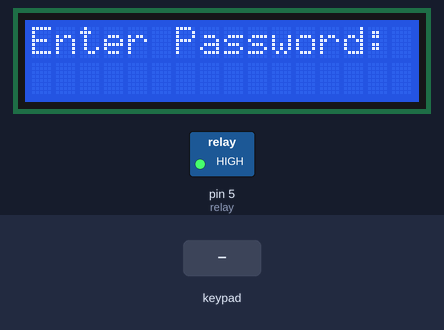
A sketch run on a simulated Arduino Uno, built with avr-gcc and run on an emulated ATmega328P. Shown: 16×2 character LCD, switched loads named in the sketch (green lamp = pin HIGH). The test bench sets the inputs (shaded band). Random numbers use the default seed unless the sketch sets one; the modem accepts every AT command (registered, SIM ready, sends succeed) and sends nothing else; what the sketch prints to the serial monitor is not drawn.

Above: at 1.2 s.
1.3 s: keypad keys 1 2 3 4 pressed 0.4 s apart
At 3.6 s:
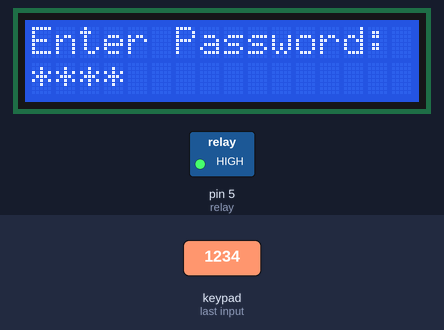
At 6.3 s:
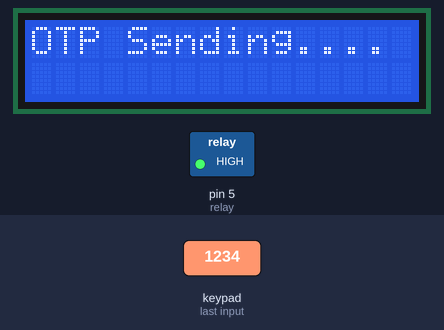
Timing chart, 0 to 7.8 s (numbered marks = the images above; inputs shaded):
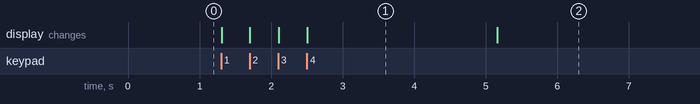

The sketch:

Program2.ino
```cpp
#include <LiquidCrystal.h>
#include <Keypad.h>
#include <SoftwareSerial.h>

LiquidCrystal lcd(12, 11, 7, 8, 9, 10); // LCD pins  ( rs, en, d4, d5, d6, d7 )
const int ROWS = 4;
const int COLS = 4;
char keys[ROWS][COLS] = {
  {'1', '2', '3', 'A'},
  {'4', '5', '6', 'B'},
  {'7', '8', '9', 'C'},
  {'*', '0', '#', 'D'}
};
byte rowPins[ROWS] = {A5, A4, A3, A2};
byte colPins[COLS] = {A1, A0, 3, 4};

Keypad keypad = Keypad(makeKeymap(keys), rowPins, colPins, ROWS, COLS);
SoftwareSerial mySerial(13, 6); // SIM800L Tx, Rx pins

String storedPassword = "1234"; // Change to your desired password
String otp ;
#define relay 5

void setup() {
  lcd.begin(16, 2);
  mySerial.begin(9600);
  Serial.begin(9600);
  pinMode(relay, OUTPUT);
  digitalWrite(relay , 1);
}


void sendSMS(String number , String message) {
  Serial.println("Initializing...");

  mySerial.println("AT"); //Once the handshake test is successful, it will back to OK
  updateSerial();

  mySerial.println("AT+CMGF=1"); // Configuring TEXT mode
  updateSerial();

  mySerial.println("AT+CMGS=\"" + number + "\"");//change ZZ with country code and xxxxxxxxxxx with phone number to sms
  updateSerial();

  mySerial.print(message); //text content
  updateSerial();

  mySerial.write(26);
}


void updateSerial()
{
  delay(500);
  while (Serial.available())
  {
    mySerial.write(Serial.read());//Forward what Serial received to Software Serial Port
  }
  while (mySerial.available())
  {
    Serial.write(mySerial.read());//Forward what Software Serial received to Serial Port
  }
}

String generateOTP() {
  randomSeed(millis());  // Seed the random number generator within the function
  String result = String(random(1111, 9999));
  return result;
}

void loop() {
  // Request user to enter password
  lcd.clear();
  lcd.print("Enter Password:");
  String enteredPassword = getKeypadInput();

  // Verify entered password
  if (enteredPassword.equals(storedPassword)) {

    otp = generateOTP();
    sendSMS("+91xxxxx-xxxxx" , " |---  Door Lock System ---| Your OTP for opening Lock is " + otp + ". It is valid for one minute only !!"); // Send SMS with OTP
    lcd.clear();
    lcd.print("OTP Sending....");
    delay(6000);
    lcd.clear();

    lcd.print("Enter OTP:");
    Serial.println("Enter OTP:");
    String enteredOTP = getKeypadInput();

    // Verify entered OTP
    Serial.print("<");
    Serial.print(enteredOTP);
    Serial.println(">");
    if (enteredOTP.equals(otp)) {
      lcd.clear();
      lcd.print("Door Opened");
      digitalWrite(relay , 0);
      delay(10000);
      digitalWrite(relay , 1);
      lcd.clear();
      // Add code to trigger the door opening mechanism here
    } else {
      lcd.clear();
      lcd.print("Invalid OTP");
      delay(2000);
    }
  } else {
    lcd.clear();
    lcd.print("Incorrect Password");
    delay(2000);
  }
}

String getKeypadInput() {
  char key;
  String input = "";
  while (input.length() < 4) { // Assuming 4-digit input
    key = keypad.getKey();
    if (key != NO_KEY && isDigit(key)) {
      input += key;
      lcd.setCursor(input.length() - 1, 1);
      lcd.print('*'); // Display * for each digit entered
    }
  }
  delay(500); // Adjust delay as needed
  return input;
}
```

Measured:
- after the input at 1.3 s, the display: first changes at once (image 1 shows a later state)
- what the display in image 1 shows lasts 2.7 s, from 2.5 s to 5.2 s
